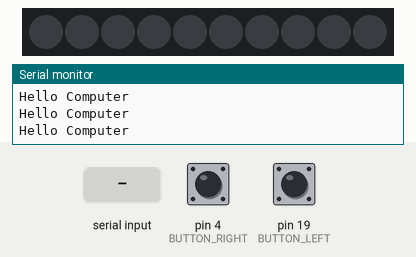
The sketch below on a simulated Arduino Uno, built with avr-gcc and run on an emulated ATmega328P. On the bench: 10 RGB LEDs in strip order, left to right, the last lines printed to the serial monitor. The test bench sets the inputs (shaded band); at power-on: pin 4 (BUTTON_RIGHT) HIGH, pin 19 (BUTTON_LEFT) HIGH.

Above: at 1.3 s.
1.4 s: "red\n" received over Serial
At 2.9 s:
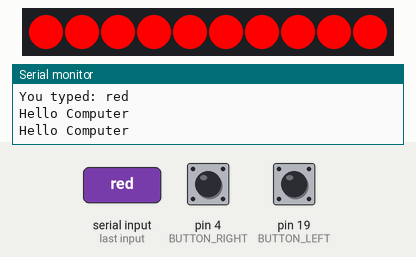
3.2 s: "blue\n" received over Serial
At 4.7 s:
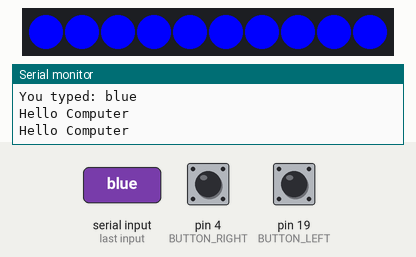
5.2 s: "green\n" received over Serial
At 6.5 s:
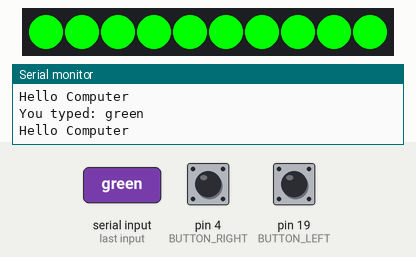
7.2 s: "red\n" received over Serial
At 7.63 s:
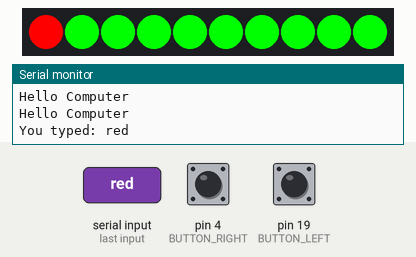
Timing chart, 0 to 10.2 s (numbered marks = the images above; inputs shaded):
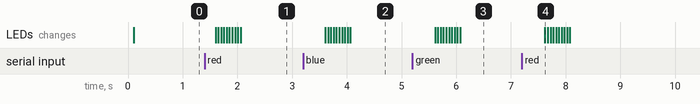

The sketch:

ADACircSketch.ino
```cpp
#include <Adafruit_NeoPixel.h>
#ifdef __AVR__
 #include <avr/power.h> // Required for 16 MHz Adafruit Trinket
#endif

#define BUTTON_LEFT   19
#define BUTTON_RIGHT   4

#define PIXEL_PIN    17

#define PIXEL_COUNT 10

Adafruit_NeoPixel strip(PIXEL_COUNT, PIXEL_PIN, NEO_GRB + NEO_KHZ800);
// Argument 1 = Number of pixels in NeoPixel strip
// Argument 2 = Arduino pin number (most are valid)
// Argument 3 = Pixel type flags, add together as needed:
//   NEO_KHZ800  800 KHz bitstream (most NeoPixel products w/WS2812 LEDs)
//   NEO_KHZ400  400 KHz (classic 'v1' (not v2) FLORA pixels, WS2811 drivers)
//   NEO_GRB     Pixels are wired for GRB bitstream (most NeoPixel products)
//   NEO_RGB     Pixels are wired for RGB bitstream (v1 FLORA pixels, not v2)
//   NEO_RGBW    Pixels are wired for RGBW bitstream (NeoPixel RGBW products)

boolean oldStateBUTTON_LEFT = HIGH;
boolean oldStateBUTTON_RIGHT = HIGH;

String command;

void setup() {
  Serial.begin(9600);
  delay(100);
  Serial.println("Hello Computer");
  pinMode(BUTTON_LEFT, INPUT_PULLUP);
  pinMode(BUTTON_RIGHT, INPUT_PULLUP);
  strip.begin(); // Initialize NeoPixel strip object (REQUIRED)
  strip.show();  // Initialize all pixels to 'off'

}

void loop() {
  boolean newStateBUTTON_LEFT = digitalRead(BUTTON_LEFT);
  boolean newStateBUTTON_RIGHT = digitalRead(BUTTON_RIGHT);

  if(Serial.available()){
    String command = Serial.readStringUntil('\n');
    command.trim();
    executeCommand(command);
  }

  Serial.println("Hello Computer");
  delay(500);

  oldStateBUTTON_LEFT = newStateBUTTON_LEFT;
  oldStateBUTTON_RIGHT = newStateBUTTON_RIGHT;
}

void executeCommand(String command) {
    Serial.print("You typed: " );
    Serial.println(command);
    if(command.equals("red")){
      colorWipe(strip.Color(255,   0,   0), 50);
    }
    if(command.equals("blue")){
      colorWipe(strip.Color(0,   0,   255), 50);
    }
    if(command.equals("green")){
      colorWipe(strip.Color(0,   255,   0), 50);
    }
}

void colorWipe(uint32_t color, int wait) {
  for(int i=0; i<strip.numPixels(); i++) { // For each pixel in strip...
    strip.setPixelColor(i, color);         //  Set pixel's color (in RAM)
    strip.show();                          //  Update strip to match
    delay(wait);                           //  Pause for a moment
  }
}
```

Measured:
- after the input at 1.4 s, the LEDs: first change after 0.20 s (image 1 shows a later state)
- after the input at 3.2 s, the LEDs: first change after 0.41 s (image 2 shows a later state)
- after the input at 5.2 s, the LEDs: first change after 0.42 s (image 3 shows a later state)
- after the input at 7.2 s, the LEDs: change after 0.42 s (image 4)
